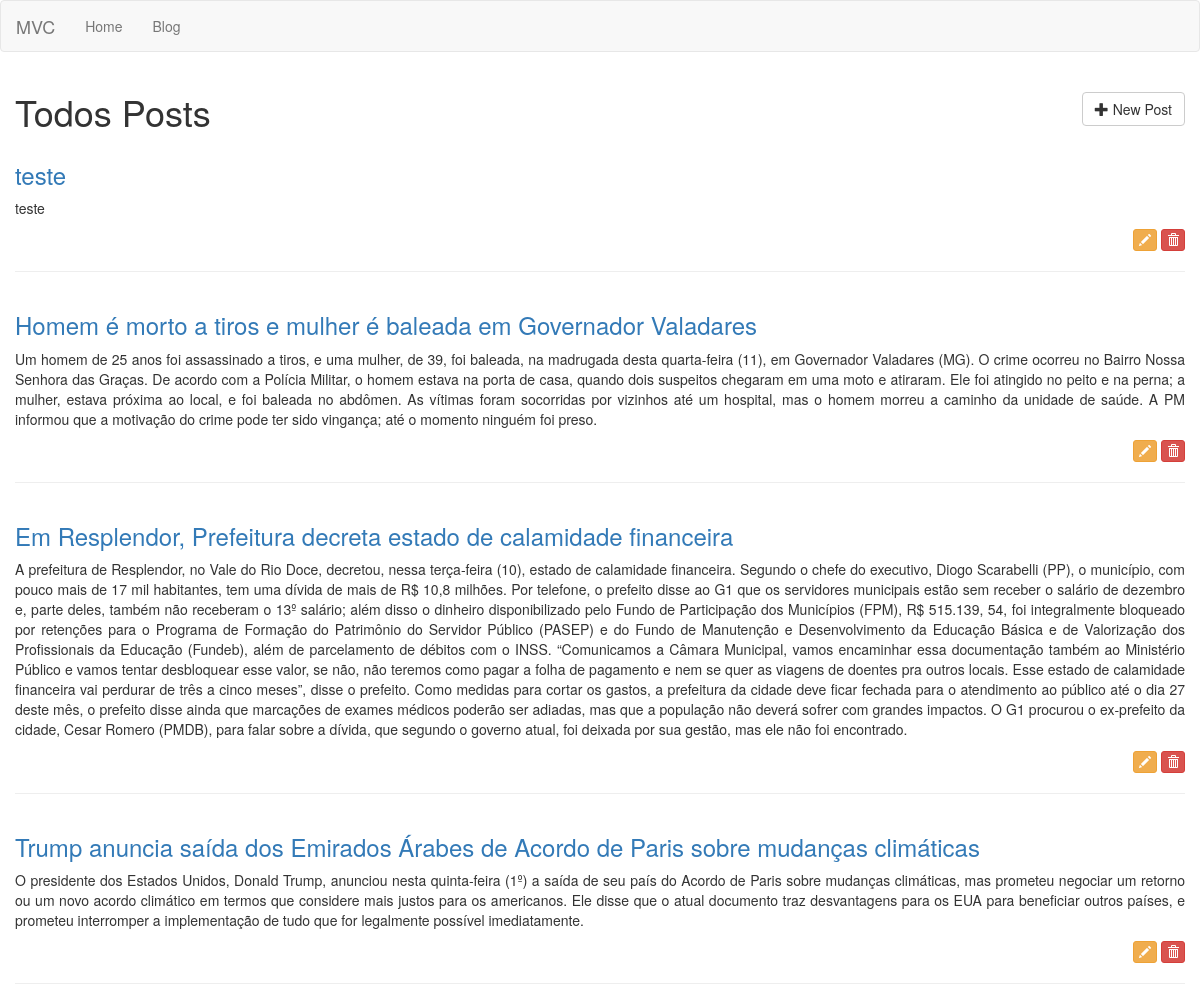
The page /posts on the database its author committed.
### tables this page shows
CREATE TABLE posts (id INTEGER CONSTRAINT posts_index PRIMARY KEY ASC AUTOINCREMENT, title VARCHAR (255) NOT NULL, content TEXT NOT NULL);

### app/Controllers/PostsController.php (called while the page is built, shortened)
<?php
class PostsController extends BaseController
{
   private $post;
   public function __construct()
   {
      $this->post = Container::getModel("Post");
   }
   public function index()
   {
      $this->view->posts = $this->post->All();
      return $this->renderView('posts/index', 'layout');
   }
}

### core/bootstrap.php (called while the page is built, shortened)
<?php
$routes = require_once __DIR__ . "/../app/routes.php";
$route = new \Core\Route($routes);

### public/index.php (called while the page is built, shortened)
<?php
require_once __DIR__ . "/../core/bootstrap.php";

### core/BaseModel.php (called while the page is built, shortened)
<?php
abstract class BaseModel
{
   private $pdo;
   protected $table;
   public function __construct(PDO $pdo)
   {
      $this->pdo = $pdo;
   }
   public function All()
   {
      $query = "SELECT * FROM {$this->table}";
      $stmt = $this->pdo->prepare($query);
      $stmt->execute();
      $result = $stmt->fetchAll();
      return $result;
   }
}

### core/Database.php (called while the page is built, shortened)
<?php
class Database
{
	public static function getDatabase()
   {
	   $conf = require_once __DIR__ . "/../app/database.php";
		if($conf['driver']=='sqlite'){
			$sqlite = __DIR__  . "/../storage/database/" . $conf['sqlite']['host'];
			$sqlite = "sqlite:".$sqlite;
			try{
				 $pdo = new PDO($sqlite);
				 $pdo->setAttribute(PDO::ATTR_ERRMODE,PDO::ERRMODE_EXCEPTION);
				 $pdo->setAttribute(PDO::ATTR_DEFAULT_FETCH_MODE,PDO::FETCH_OBJ);
				 return $pdo;
			}
			catch (PDOException $e){
				echo $e->getMessage();
			}
		} else if ($conf['driver']=='mysql'){
		     $host = $config['mysql']['host'];
			  $db_name = $config['mysql']['db_name'];
			  $username = $config['mysql']['db_username'];
			  $password = $config['mysql']['db_password'];
			  $charset = $conf['mysql']['charset'];
			  $collation = $conf['mysql']['collation'];
			try{
				$pdo = new PDO("mysql:host=$host;dbname=$db_name;charset=$charset", $username, $password);
				print_r ($pdo);
				$pdo->setAttribute(PDO::ATTR_ERRMODE,PDO::ERRMODE_EXCEPTION);
				$pdo->setAttribute(PDO::MYSQL_ATTR_INIT_COMMAND, "SET NAMES '$charset' COLLATE '$collation'");
				$pdo->setAttribute(PDO::ATTR_DEFAULT_FETCH_MODE,PDO::FETCH_OBJ);
				return $pdo;
			}
			catch (PDOException $e){
				echo $e->getMessage();
			}
		}
   }
}

### core/Container.php (called while the page is built, shortened)
<?php
class Container
{
   public static function getModel($model)
   {
      return new $model(Database::getDatabase());
   }
}

### app/Views/posts/index.phtml (the view, shortened to what this page needs)
<div class="container">
   <div class="row">
      <h1 class="h1">
         <?php echo  $this->getPageTitle(); ?>
         <a href="/posts/create" class="btn btn-default pull-right">
            <i class="glyphicon glyphicon-plus"></i>
            New Post
         </a>
      </h1>
   </div>
   <?php foreach ($this->view->posts as $post): ?>
   <div class="row">
      <h3 class="h3">
         <a href="<?php echo "/posts/" . $post->id . "/show"; ?>">
         <?php echo $post->title; ?>
         </a>
      </h3>
      <p class="text-justify"><?php echo $post->content; ?></p>
       <p class="text-right">
           <a href="/posts/<?php echo $post->id; ?>/edit" class="btn btn-warning btn-xs">
               <i class="glyphicon glyphicon-pencil"></i>
           </a>
           <a href="/posts/<?php echo $post->id; ?>/delete" class="btn btn-danger btn-xs"
             onclick="return confirm('Tem certeza que deseja excluir este post?');">
               <i class="glyphicon glyphicon-trash"></i>
           </a>
       </p>
      <hr>
   </div>
   <?php endforeach; ?>
</div>

### core/Route.php (shortened to what this page needs)
<?php
class Route
{
   private $routes;
   public function __construct(array $routes)
   {
      $this->run();
   }
   private function setRoutes($routes)
   {
      foreach($routes as $route){
         $explode = explode('@', $route[1]);
         $r = [$route[0], $explode[0], $explode[1] ];
         $newRoutes[] = $r;
      }
      $this->routes = $newRoutes;
   }
   private function getRequest()
   {
      $obj = new \stdClass;
      return $obj;
   }
   private function getUrl()
   {
      return parse_url($_SERVER['REQUEST_URI'],PHP_URL_PATH);
   }
   private function run()
   {
      $url = $this->getUrl();
      foreach($this->routes as $route){
         $routeArray = explode('/', $route[0]);
         $params=[];
         for($i=0; $i < count($routeArray); $i++){
            $route[0] = implode($routeArray, '/');
         }
         if($url == $route[0]){
            $route_found = 1;
            $controller = $route[1];
            $action = $route[2];
            break;
         }
      }
      if($route_found){
         $controller = Container::newController($controller);
         switch(count($params)){
            default:
               $controller->$action($this->getRequest());
               break;
         }
      } else {
         Container::pageNotFound();
      }
   }
}

### core/BaseController.php (shortened to what this page needs)
<?php
class BaseController
{
   private $viewPath;
   private $layoutPath;
   private $title = null;
   public function __construct()
   {
      $this->view = new \stdClass;
   }
   protected function renderView($viewPath, $layoutPath = null)
   {
      $this->viewPath = $viewPath;
      $this->layoutPath = $layoutPath;
      if($layoutPath){
         return $this->setLayout();
      } else {
         return  $this->content();
      }
   }
   protected function content()
   {
      $path = __DIR__ . "/../app/Views/{$this->viewPath}.phtml";
      if(file_exists( __DIR__ . "/../app/Views/{$this->viewPath}.phtml")){
         return require_once __DIR__ . "/../app/Views/{$this->viewPath}.phtml";
      } else {
         echo "Error: View path not found! <br/>$path";
      }
   }
   protected function setLayout()
   {
      $path = __DIR__ . "/../app/Views/{$this->layoutPath}.phtml";
      if(file_exists( __DIR__ . "/../app/Views/{$this->layoutPath}.phtml")){
         return require_once __DIR__ . "/../app/Views/{$this->layoutPath}.phtml";
      } else {
         echo "Error: Layout path not found!<br/>$path";
      }
   }
   protected function setPageTitle($title)
   {
      $this->title = $title;
   }
   protected function getPageTitle($separator=null)
   {
      if($separator){
         return $this->title . " " . $separator . " ";
      } else {
         return $this->title;
      }
   }
}

### app/Views/layout.phtml (shortened to what this page needs)
<!DOCTYPE html>
<html lang="pt-br">
  <head>
    <link href="/assets/css/bootstrap.min.css" rel="stylesheet">
    <link href="/assets/css/font-awesome.min.css" rel="stylesheet">
  </head>
  <body>
  <?php require_once __DIR__ . "/menu.phtml"; ?>
  <div class="container-fluid">
     <div class="row">
        <?php $this->content(); ?>
     </div>
  </div>
  </body>
</html>

### app/Views/menu.phtml (shortened to what this page needs)
<nav class="navbar navbar-default">
  <div class="container-fluid">
    <div class="navbar-header">
      <a class="navbar-brand" href="/">MVC</a>
    </div>
    <div class="collapse navbar-collapse" id="bs-example-navbar-collapse-1">
      <ul class="nav navbar-nav">
        <li><a href="/">Home <span class="sr-only">(current)</span></a></li>
        <li><a href="/posts">Blog</a></li>
      </ul>
    </div>
  </div>
</nav>

### rows shown on the page
posts: title "teste", content "teste"
posts: title "Homem é morto a tiros e mulher é baleada em Governador Valadares", content "Um homem de 25 anos foi assassinado a tiros, e uma mulher, de 39, foi baleada, na madrugada desta quarta-feira (11), em Governador Valadares (MG). O crime ocorreu no Bairro Nossa Senhora das Graças. De acordo com a Polícia Militar, o homem estava na porta de casa, quando dois suspeitos chegaram em uma moto e atiraram. Ele foi atingido no peito e na perna; a mulher, estava próxima ao local, e foi baleada no abdômen. As vítimas foram socorridas por vizinhos até um hospital, mas o homem morreu a caminho da unidade de saúde. A PM informou que a motivação do crime pode ter sido vingança; até o momento ninguém foi preso."
posts: title "Em Resplendor, Prefeitura decreta estado de calamidade financeira", content "A prefeitura de Resplendor, no Vale do Rio Doce, decretou, nessa terça-feira (10), estado de calamidade financeira. Segundo o chefe do executivo, Diogo Scarabelli (PP), o município, com pouco mais de 17 mil habitantes, tem uma dívida de mais de R$ 10,8 milhões. Por telefone, o prefeito disse ao G1 que os servidores municipais estão sem receber o salário de dezembro e, parte deles, também não receberam o 13º salário; além disso o dinheiro disponibilizado pelo Fundo de Participação dos Municípios (FPM), R$ 515.139, 54, foi integralmente bloqueado por retenções para o Programa de Formação do Patrimônio do Servidor Público (PASEP) e do Fundo de Manutenção e Desenvolvimento da Educação Básica e…"
posts: title "Trump anuncia saída dos Emirados Árabes de Acordo de Paris sobre mudanças climáticas", content "O presidente dos Estados Unidos, Donald Trump, anunciou nesta quinta-feira (1º) a saída de seu país do Acordo de Paris sobre mudanças climáticas, mas prometeu negociar um retorno ou um novo acordo climático em termos que considere mais justos para os americanos. Ele disse que o atual documento traz desvantagens para os EUA para beneficiar outros países, e prometeu interromper a implementação de tudo que for legalmente possível imediatamente."

### other values the page prints
$this->getPageTitle() "Todos Posts"
